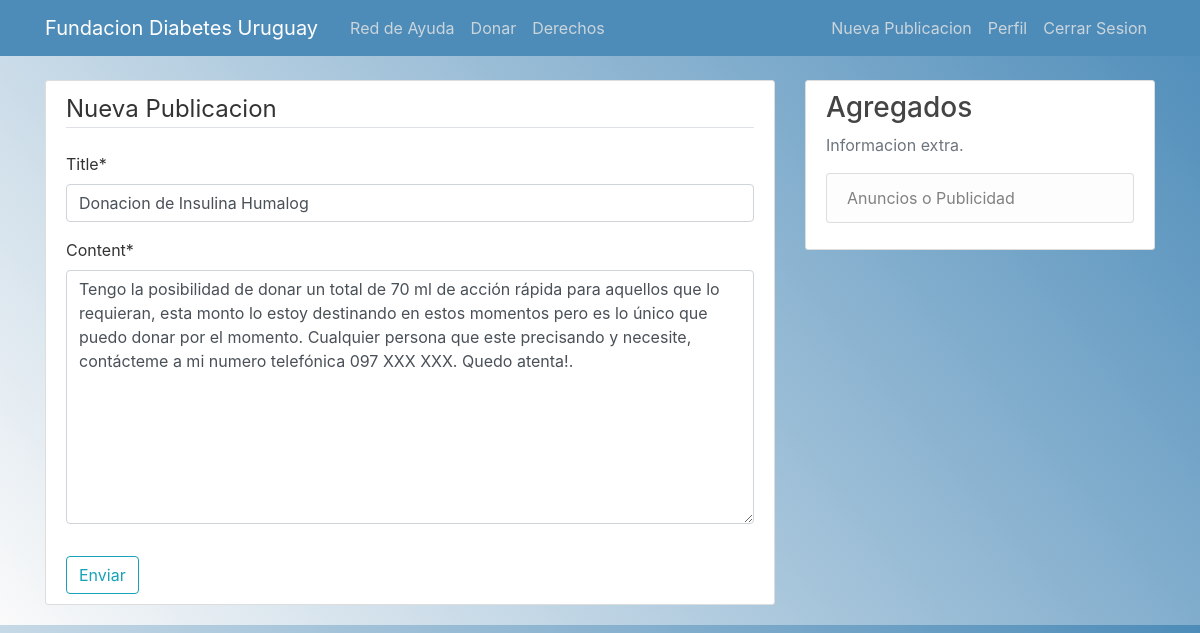
The page /post/42/update (signed in) on the database its author committed.
### blog/models.py (models this page shows, shortened)
class Post(models.Model):
    title = models.CharField(max_length=100)
    content = models.TextField()
    date_posted = models.DateTimeField(default=timezone.now)
    author = models.ForeignKey(User, on_delete=models.CASCADE)

### blog/views.py (the view, shortened to what this page needs)
# urls.py: path('post/<int:pk>/update', PostUpdateView.as_view(), name="post-update"),
class PostUpdateView(LoginRequiredMixin, UserPassesTestMixin, UpdateView):
    model = Post
    fields = ["title", "content"]
    def test_func(self):
        post = self.get_object()
        if self.request.user == post.author:
            return True
        return False

### blog/templates/blog/post_form.html (shortened to what this page needs)
{% extends "blog/base.html" %}
{% load crispy_forms_tags %}
{% block content %}
<div class="content-section">
    <form method="POST">
        <fieldset class="form-group">
           <legend class="border-bottom mb-4">Nueva Publicacion</legend>
           {{ form|crispy }}
        </fieldset>
        <div class="from-group">
        <button class="btn btn-outline-info" type="submit">Enviar</button>
        </div>
    </form>
</div>
{% endblock content %}

### blog/static/blog/main.css (style rules this page uses)
body { background: linear-gradient(50deg, #fafafa, #4d8cb9); color: #333333; margin-top: 5rem; }
.content-section { background: #ffffff; padding: 10px 20px; border: 1px solid #dddddd; border-radius: 3px; margin-bottom: 20px; }

### rows shown on the page
Post: title "Donacion de Insulina Humalog", content "Tengo la posibilidad de donar un total de 70 ml de acción rápida para aquellos que lo requieran, esta monto lo estoy destinando en estos momentos pero es lo único que puedo donar por el momento. Cualquier persona que este precisando y necesite, contácteme a mi numero telefónica 097 XXX XXX. Quedo atenta!."
